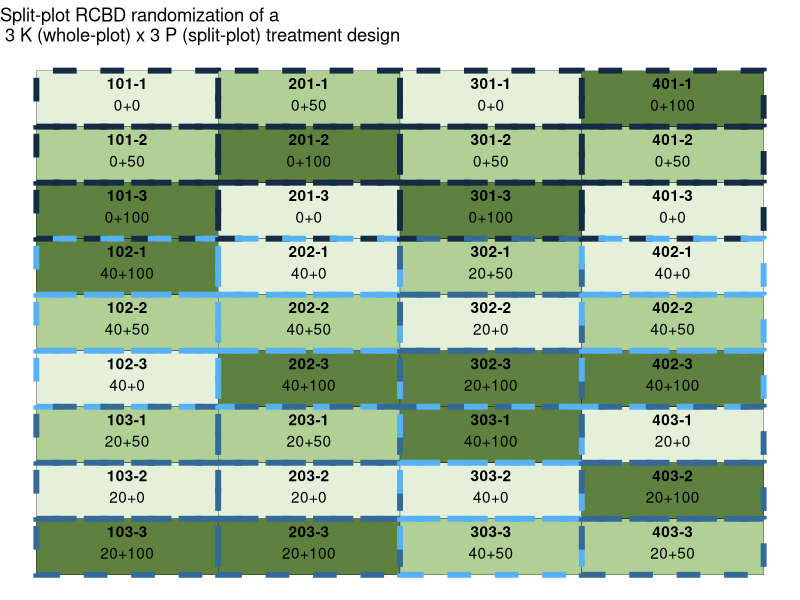

Generate this figure with R: (Note: this script raises an error after producing the figure.)
## ---- chunk 1
# Installing packages
#install.packages("tidyverse")
# Loading packages
library(tidyverse) # for data wrangling and plotting
## ---- chunk 2

# Setting seed to get same randomization result every time

set.seed(309) #we use "set.seed" for the sake of reproducibility so that the randomization does not shuffle and we get the exact same order of randomization each time we run this code chunk

#Data wrangling

wp_rcbd_rand <- crossing(krate_kgha = c(0,20,40),#c(0,20,40) to indicate 3 levels of potassium rate # I want to create all possible combinations of these 3 treatments with the blocks
                         block = 1:4 #To create 4 blocks
                         ) %>% #"crossing()" function gets all the combinations of two or more different things #
  arrange(block) %>% #to sort the block column by block numbers
  # Randomizing WP treatment factor to blocks (restricted) 
  group_by(block) %>% #to group by blocks
  mutate(krate_kgha = sample(krate_kgha)) %>% #"sample()" function shuffles/randomizes thing for us #To randomize the "krate_kgha" within each block
    # Creating WP plot numbers 
  mutate(wplot = (block*100)+ 1:3) %>% #"1:3" to add 1 to 3 within each combination of block numbers
  ungroup() #To ungroup the data set i.e., to remove "Groups: block [4]" i.e., to remove the grouping structure from behind the scene

wp_rcbd_rand
## ---- chunk 3

sp_rcbd_rand  <- crossing(prate_kgha = c(0,50,100), #c(0,50,100) to indicate 3 levels of phosphorus rate # I want to create all possible combinations of these 3 phosphorus treatments with the whole plots
                          wplot = wp_rcbd_rand$wplot #To extract whole plots from the "wp_rcbd_rand" dataset that we previously created
                          ) %>%
  arrange(wplot) %>% #to sort the whole plot column by whole plot numbers
  # Randomizing SP treatment factor to WP plots (restricted)
  group_by(wplot) %>% #to group by whole plots
  mutate(prate_kgha = sample(prate_kgha)) %>% #"sample()" function shuffles/randomizes thing for us #to randomize whole plots according to phosphorus levels #To randomize the "prate_kgha" within each whole plot #Here, I should NOT see the same phosphorus rate (for example, 0; I should not see 0 again) within the same whole plot
  # Creating SP plot numbers 
  mutate(splot = paste0(wplot, "-", 1:3)) %>% #We use "paste0()" function to combine strings i.e., to combine different values from different columns
  ungroup() #To ungroup the data set i.e., to remove "Groups: wplot [12]" i.e., to remove the grouping structure from behind the scene


sp_rcbd_rand
## ---- chunk 4
spp_rcbd_rand <- wp_rcbd_rand %>%
  right_join(sp_rcbd_rand) %>% #We want to have 36 rows, not only 12. Because of that, we are gonna use "right_join()" instead of "left_join()". For "left_join()", it looks on the data set on the left of the pipe (spp_rcbd_rand <- wp_rcbd_rand), and then looks on the right side of the pipe (sp_rcbd_rand), then join them with the frame on the left of the pipe. So, if the data frame on the left starts with 12 rows, the combined data frame will have 12 rows. For "right_join()", it's the opposite. In this case, we are using the data frame which has 36 rows as our basis to merge. That's why we are using "right_join()" which will result in a merged data frame with 36 rows.
  mutate(trtname = paste0(krate_kgha, "+", prate_kgha)) #to create a new column "trtname" in the dataset, which indicates the combination of "krate_kgha" and "prate_kgha"

spp_rcbd_rand
## ---- chunk 5
spp_rcbd_rand  %>%
  filter(block == 1) #In the output, we have 9 rows because we have 9 split plot experimental units, with only 3 whole plot experimental units. This filtering is done to check that there is only 1 level of potassium (for example, 40) within each block for all 3 whole plots (e.g., 101, 102, 103) with all 3 levels of phosphorus rate in the same block
## ---- chunk 6
spp_rcbd_layout <- spp_rcbd_rand %>%
  # Defining number of rows and columns in the field for plotting purposes
  mutate(row = rep(1:4, each = 9)) %>%
  mutate(col = rep(seq(from = 1, 
                       to = 9, #total number of treatments, 
                       by = 1), 
                   times = 4 #total number of blocks = 4
  )) %>%
  # Creating plot and trtname labels for plotting
  mutate(lab = paste0(splot, "\n", trtname))

spp_rcbd_layout
## ---- chunk 7

ggplot(data = spp_rcbd_layout, aes(x = row, 
                                   y = -col)) +
  geom_tile(aes(fill = factor(prate_kgha)),
            color = "black",
            show.legend = F
            ) +
  geom_tile(aes(color = krate_kgha),
            show.legend = F,
            size = 2,
            linetype = 2,
            fill = NA
            ) +
  
  scale_fill_manual(values = c("#e5f0db",
                               "#b1d095",
                               "#5e813f")) +
  
  geom_text(aes(label = splot), fontface = "bold", vjust = -.8) +
  geom_text(aes(label = trtname), vjust = 1) +
  labs(title = "Split-plot RCBD randomization of a \n 3 K (whole-plot) x 3 P (split-plot) treatment design") + #"\n" is used to break line
  theme_void()

## ---- chunk 8
spp_rcbd_rand %>%
  # Rearranging columns  
  dplyr::select(block, wplot, krate_kgha, 
                splot, prate_kgha,
                trtname) %>%
  write_csv("../output/spp_rcbd_randomization_assignment_6.csv")

## ---- chunk 9
ggsave("../output/spp_rcbd_layoutmap_assignment_6.png",
       width = 6,
       height = 5,
       bg = "white")
